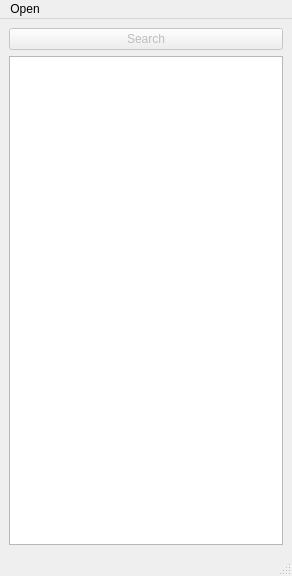
<?xml version="1.0" encoding="UTF-8"?>
<ui version="4.0">
 <class>MainWindow</class>
 <widget class="QMainWindow" name="MainWindow">
  <property name="geometry">
   <rect>
    <x>0</x>
    <y>0</y>
    <width>292</width>
    <height>576</height>
   </rect>
  </property>
  <property name="windowTitle">
   <string>MainWindow</string>
  </property>
  <widget class="QWidget" name="centralwidget">
   <layout class="QVBoxLayout" name="verticalLayout">
    <item>
     <widget class="QPushButton" name="searchButton">
      <property name="enabled">
       <bool>false</bool>
      </property>
      <property name="text">
       <string>Search</string>
      </property>
     </widget>
    </item>
    <item>
     <widget class="QTreeView" name="treeView"/>
    </item>
   </layout>
  </widget>
  <widget class="QMenuBar" name="menubar">
   <property name="geometry">
    <rect>
     <x>0</x>
     <y>0</y>
     <width>292</width>
     <height>21</height>
    </rect>
   </property>
   <widget class="QMenu" name="menuitem_1">
    <property name="title">
     <string>Open</string>
    </property>
    <addaction name="actionOpen_File"/>
    <addaction name="separator"/>
    <addaction name="separator"/>
    <addaction name="separator"/>
    <addaction name="separator"/>
    <addaction name="separator"/>
    <addaction name="separator"/>
    <addaction name="separator"/>
    <addaction name="actionSettings"/>
   </widget>
   <addaction name="menuitem_1"/>
  </widget>
  <widget class="QStatusBar" name="statusbar"/>
  <action name="actionOpen_File">
   <property name="text">
    <string>Open File</string>
   </property>
  </action>
  <action name="actionSettings">
   <property name="text">
    <string>Settings</string>
   </property>
  </action>
 </widget>
 <resources/>
 <connections/>
</ui>
